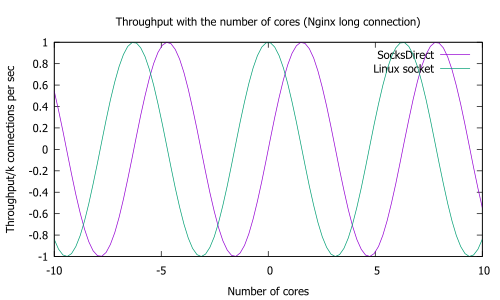

Source code (gnuplot):
set terminal pdf
set output "nginx-long-tput.pdf"
set title "Throughput with the number of cores (Nginx long connection)"
set xlabel "Number of cores"
set ylabel "Throughput/k connections per sec"
plot sin(x) title "SocksDirect",cos(x) title "Linux socket"
